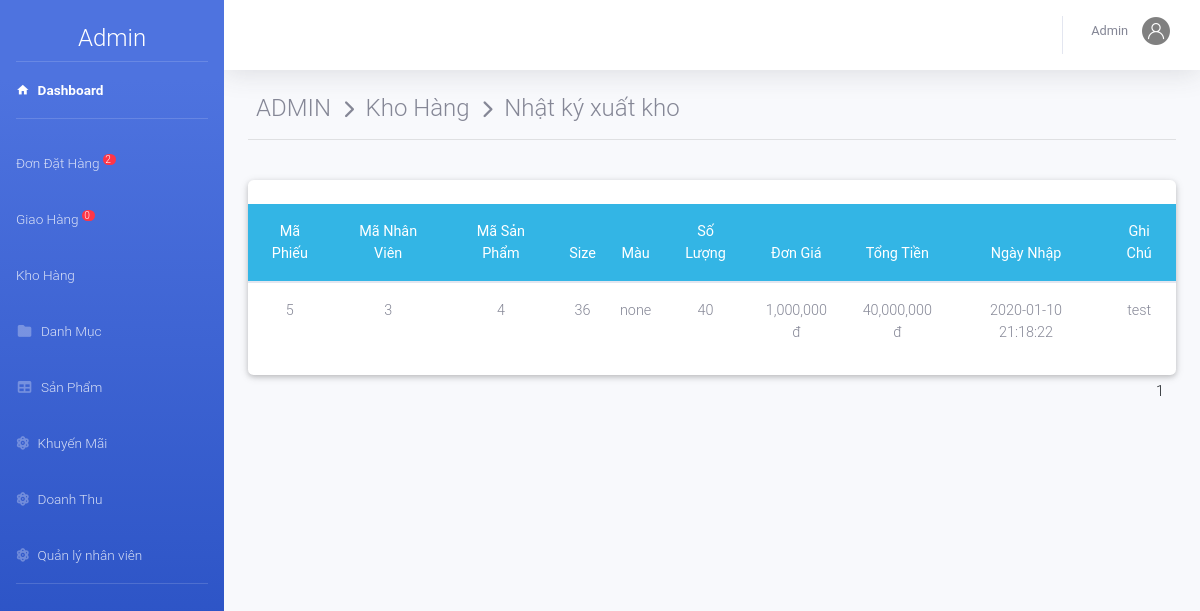
The page /admin/index.php?action=kho&view=nhatkyx (signed in) on the database its author committed.
### tables this page shows
CREATE TABLE `phieuxuat` (
  `MaPX` int(11) NOT NULL,
  `MaNV` int(11) NOT NULL,
  `MaSP` int(11) NOT NULL,
  `Mau` varchar(100) NOT NULL,
  `Size` varchar(50) NOT NULL,
  `SoLuong` int(11) NOT NULL,
  `DonGia` decimal(10,0) NOT NULL,
  `TongTien` decimal(10,0) NOT NULL,
  `Note` varchar(500) NOT NULL,
  `NgayXuat` datetime NOT NULL DEFAULT current_timestamp()
);

### public/admin/kho/nhapkyxuat.php (the view, shortened to what this page needs)
<?php
    if(isset($_GET['trang'])){
        $trang=$_GET['trang'];
    }
    else{ $trang=1;}
    $from =($trang-1)*30;
	$sql="select * from phieuxuat Order by NgayXuat DESC limit $from,20";
	$rs=mysqli_query($conn,$sql);
?>
<div class="container-fluid">
    <div class="page-header">
        <h4 class="page-title">
             ADMIN &#160;<i class="fas fa-chevron-right" style="font-size: 18px"></i>&#160; Kho Hàng &#160;<i
                class="fas fa-chevron-right" style="font-size: 18px"></i>&#160; Nhật ký xuất kho
        </h4>
    </div>
    <hr><br>
    <div class="row">
        <div class="col-md-12 grid-margin stretch-card">
            <div class="card">
                <br>
                <table class="table table-hover  text-center ">
                    <thead class="badge-info">
                        <tr>
                            <th>Mã Phiếu</th>
                            <th>Mã Nhân Viên</th>
                            <th>Mã Sản Phẩm</th>
                            <th>Size</th>
                            <th>Màu</th>
                            <th>Số Lượng</th>
                            <th>Đơn Giá</th>
                            <th>Tổng Tiền</th>
                            <th>Ngày Nhập</th>
                            <th>Ghi Chú</th>
                        </tr>
                    </thead>
                    <tbody>
                        <?php
				 	while ($row=mysqli_fetch_array($rs)) { ?>
                        <tr>
                            <td><?php echo $row['MaPX']; ?></td>
                            <td><?php echo $row['MaNV']; ?></td>
                            <td><?php echo $row['MaSP']; ?></td>
                            <td><?php echo $row['Size']; ?></td>
                            <td><?php echo $row['Mau']; ?></td>
                            <td><?php echo $row['SoLuong']; ?></td>
                            <td><?php echo number_format($row['DonGia']).' đ'; ?></td>
                            <td><?php echo number_format($row['TongTien']).' đ'; ?></td>
                            <td><?php echo $row['NgayXuat']; ?></td>
                            <td><?php echo $row['Note']; ?></td>
                        </tr>
                        <?php	} ?>
                    </tbody>
                </table>
            </div>
        </div>
    </div>
    <div class="row m-auto">
        <?php
					$ds_spn1b="select * from phieuxuat Order by NgayXuat DESC";
		            $query_dssp2=mysqli_query($conn,$ds_spn1b);
		            $sosp=mysqli_num_rows($query_dssp2);
		            $sotrang = ceil($sosp/30); ?>
        <ul class="pagination justify-content-center">
            <?php for($x=1;$x<=$sotrang;$x++){ ?>
            <li class="page-item">
                <a class="page-link "
                    href="index.php?action=kho&view=nhatkyx&trang=<?php echo $x ?>"><?php echo $x ;?></a>
            </li>
            <?php
						      } ?>
        </ul>
    </div>
</div>

### rows shown on the page
phieuxuat: MaPX "5", MaNV "3", MaSP "4", Size "36", Mau "none", SoLuong "40", DonGia "1,000,000", TongTien "40,000,000", NgayXuat "2020-01-10 21:18:22", Note "test"

### other values the page prints
$dem "2"
$dem "0"
$nv['TenNV'] "Admin"
